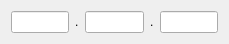
<?xml version="1.0" encoding="UTF-8"?>
<ui version="4.0">
 <class>VersionEditWidget</class>
 <widget class="QWidget" name="VersionEditWidget">
  <property name="geometry">
   <rect>
    <x>0</x>
    <y>0</y>
    <width>229</width>
    <height>40</height>
   </rect>
  </property>
  <property name="windowTitle">
   <string>VersionEditWidger</string>
  </property>
  <layout class="QGridLayout" name="gridLayout">
   <item row="0" column="0">
    <layout class="QHBoxLayout" name="horizontalLayout_2">
     <item>
      <widget class="VersionLineEdit" name="major_version"/>
     </item>
     <item>
      <widget class="QLabel" name="label_6">
       <property name="text">
        <string>.</string>
       </property>
      </widget>
     </item>
     <item>
      <widget class="VersionLineEdit" name="minor_version"/>
     </item>
     <item>
      <widget class="QLabel" name="label_7">
       <property name="text">
        <string>.</string>
       </property>
      </widget>
     </item>
     <item>
      <widget class="VersionLineEdit" name="release_version"/>
     </item>
    </layout>
   </item>
  </layout>
 </widget>
 <layoutdefault spacing="6" margin="11"/>
 <customwidgets>
  <customwidget>
   <class>VersionLineEdit</class>
   <extends>QLineEdit</extends>
   <header>versionlineedit.h</header>
  </customwidget>
 </customwidgets>
 <resources/>
 <connections/>
</ui>
